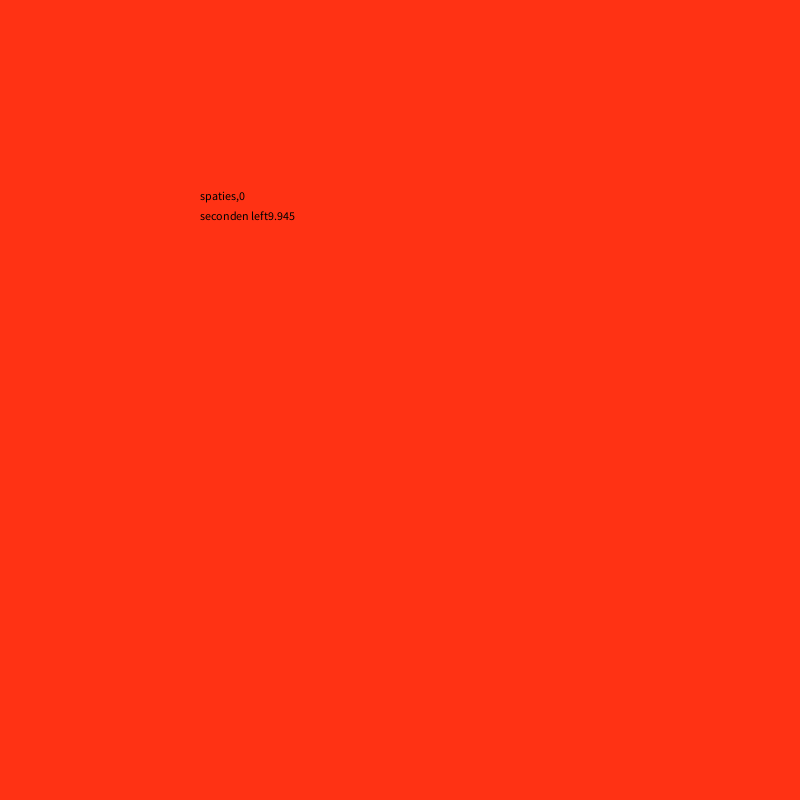
Frame 1 (no input)
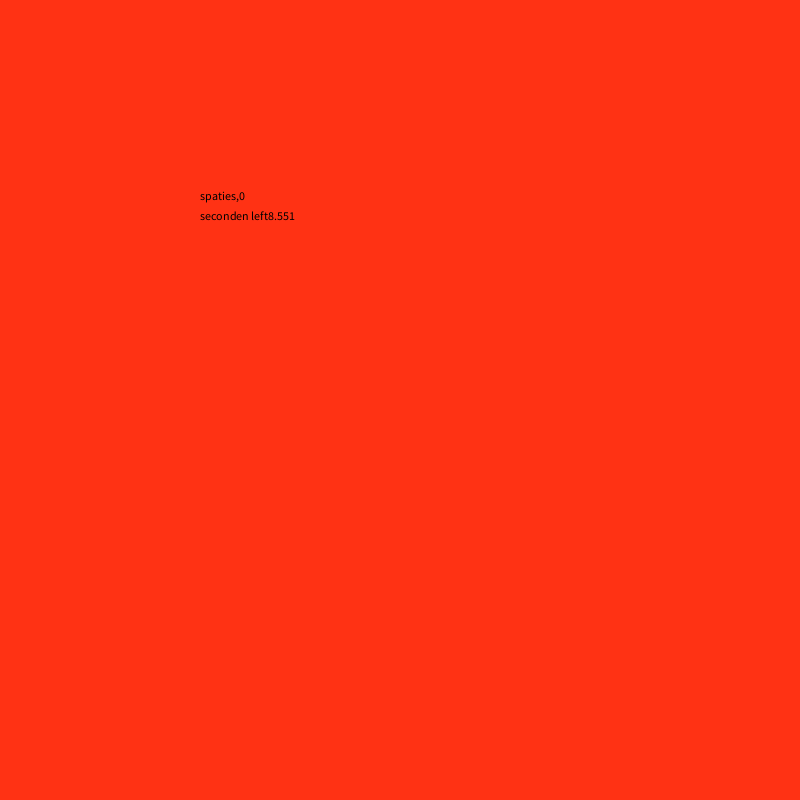
Frame 60 (the mouse pressed at the canvas centre just before this capture)
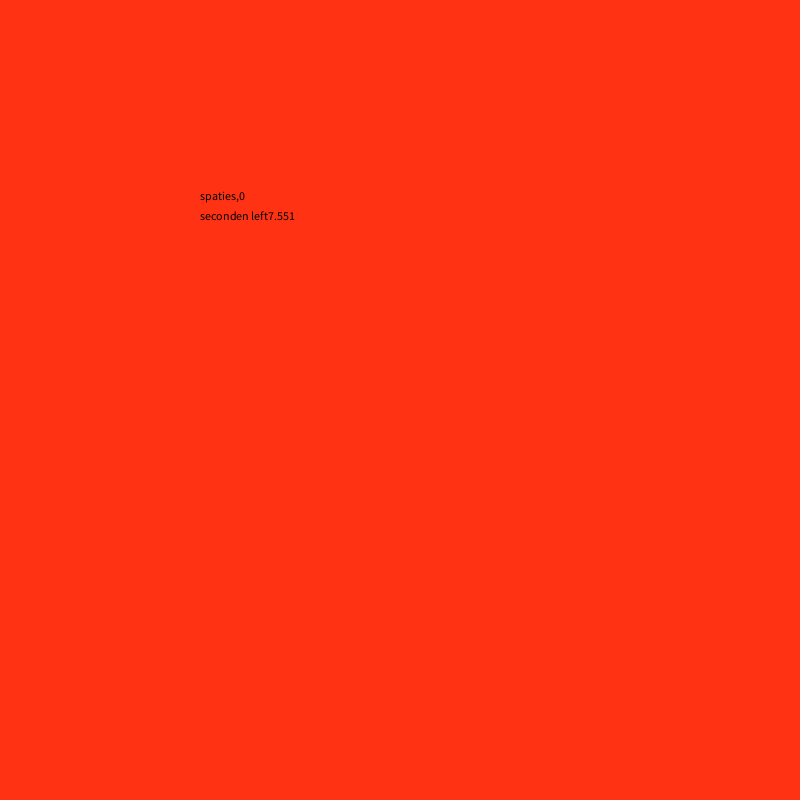
Frame 120 (the mouse held since frame 60 and released just before this capture)

The Processing sketch that drew these frames (run headless with seeded random() and noise(); from frame 60 on, the mouse is pressed at the canvas centre):

// Processing sketch: ho12opd2
// ── ho12opd2.pde
int seconden;
int leftAmount;
int antaalSpaties;
boolean racing=true;
int millisLeft;
void setup(){
   size(800,800);}
   
void draw(){
  background(255,50,20);
  seconden= millis()/1000;
  leftAmount=9-seconden;
  millisLeft=1000-(millis()%1000);
  
  
  if(!racing){
  leftAmount=0;
  millisLeft=0;
  
  }
  if(seconden>10)
  {racing=false;
}
fill(0,0,0);
text("spaties,"+antaalSpaties,200,200);
text("seconden left"+leftAmount+"."+nf(millisLeft,3),200,220);
}
void keyReleased(){
if(keyCode == 32 && racing ){
antaalSpaties++;
}

}
